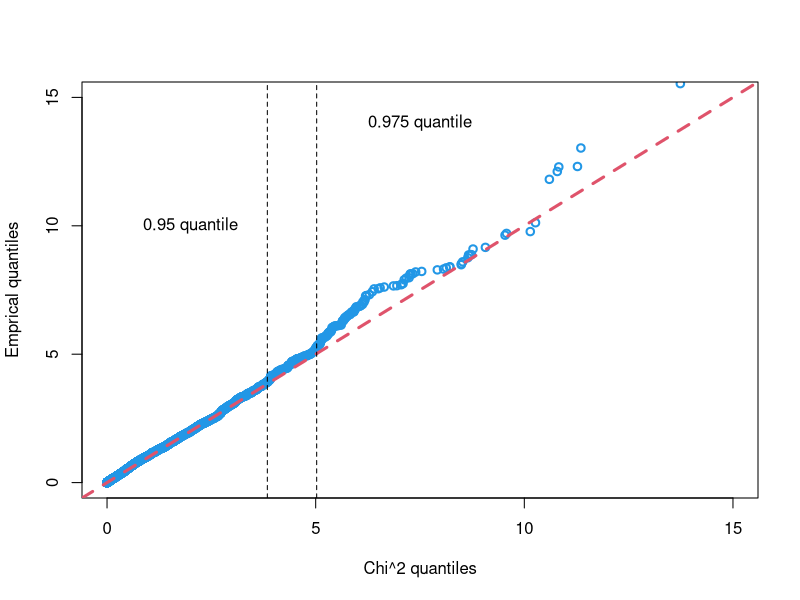
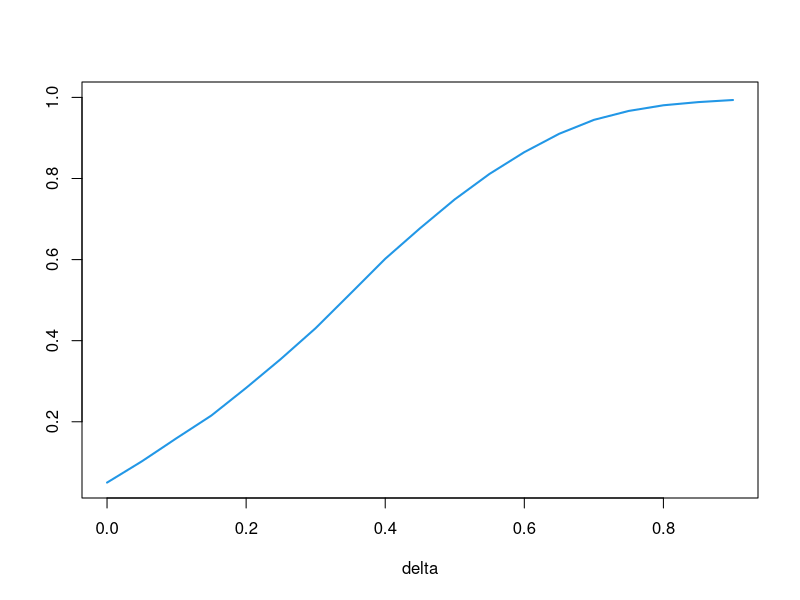

Reproduce these figures in R, in order.
## The code below generates Figure 4

set.seed(2020)
MCsize <- 5000

# Level (QQ-plot under H_0, for nsize = 10) 

nsize<-10
test_clean<-rep(0,MCsize)

for (i in 1:MCsize)
{
  sample_my_clean <- rexp(nsize,rate=1) 
  test_clean[i] <- 2*nsize*(mean(sample_my_clean)-1-log(mean(sample_my_clean)))
  print(i)
}

thquant=rchisq(MCsize,df=1)

xmax<-15
ymax<-xmax
tau.max <-0.9

## QQplot 
qqplot(thquant,test_clean, col=4, xlim=c(0,xmax), lwd=2,
       ylim=c(0,ymax), xlab="Chi^2 quantiles", ylab="Emprical quantiles")
abline(0,1,col=2, lwd=3, lty=2)
abline(v=qchisq(0.95,df=1), lty=2)
abline(v=qchisq(0.975,df=1), lty=2)
text(2,10,"0.95 quantile")
text(7.5,14,"0.975 quantile")

# Power (study the rejection frequency under a seq of alternative hypotheses)

test_clean<-rep(0,MCsize)
t10<-NULL
rej<-rep(0,MCsize)
tau<-seq(0,tau.max,by=0.05) #defines the grid of alternative hypotheses
cv<-qchisq(0.95,df=1)

for (j in 1:length(tau))
{
  for (i in 1:MCsize)
  {
    sample_my_clean <- rexp(nsize,rate=1+tau[j]) 
    test_clean[i] <- 2*nsize*(mean(sample_my_clean)-1-log(mean(sample_my_clean)))
    if  (test_clean[i] >= cv) {
      rej[i] = 1
    }
  }
  t10[j]=sum(rej)/MCsize
  print(j)
}
# plot of the power curve
plot(tau,t10, ylim=c(0.05,1), type="l", lty=1,col=4,lwd=2, ylab="", xlab="delta")


# Increase the sample size and superplot the power curves
# to get the plot for the power

